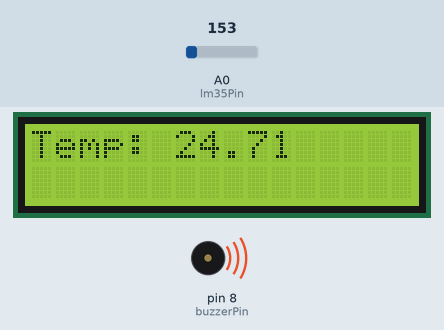
The sketch below on a simulated Arduino Uno, built with avr-gcc and run on an emulated ATmega328P. Shown: 16×2 character LCD, buzzer (waves = sounding, pin HIGH). The inputs (shaded band) are chosen by the test bench; at power-on: A0 (lm35Pin) = 153.

Above: at 1.2 s.
1.3 s: A0 (lm35Pin) set to 165
At 2.7 s:
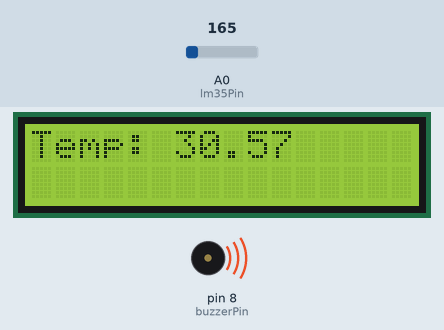
3.5 s: A0 (lm35Pin) set to 175
At 4.3 s:
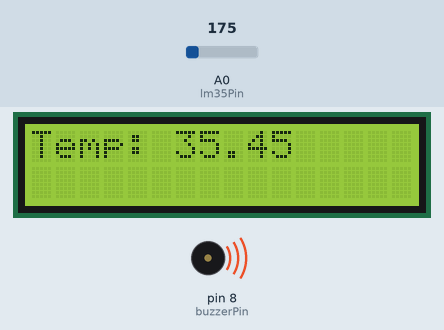
5.5 s: A0 (lm35Pin) set to 191
At 7.2 s:
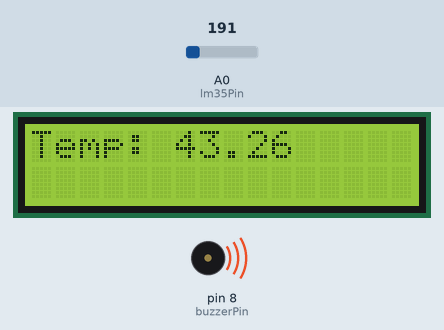
Timing chart, 0 to 8.7 s (numbered marks = the images above; inputs shaded):
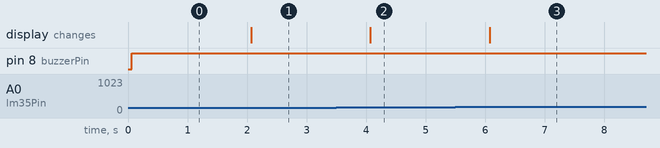

Measured:
- after the input at 1.3 s, the display: changes after 0.77 s (image 1)
- after the input at 3.5 s, the display: changes after 0.57 s (image 2)
- after the input at 5.5 s, the display: changes after 0.57 s (image 3)

The sketch:

temp.ino
```cpp
#include <LiquidCrystal.h>

LiquidCrystal lcd(12, 11, 5, 4, 3, 2); // Initialize the LCD
const int buzzerPin = 8;               // Buzzer connected to digital pin 8
int lm35Pin = A0;                      // LM35 temperature sensor connected to analog pin A0

void setup() {
    lcd.begin(16, 2);                  // Initialize the LCD with 16x2 character display
    pinMode(buzzerPin, OUTPUT);        // Set buzzer pin as an output
    lcd.print("Temp: ");               // Display "Temp." on the LCD
}

void loop() {
    float temperature = readTemperature(); // Read temperature from LM35
    lcd.setCursor(6, 0);                   // Set cursor to display temperature value
    lcd.print(temperature);                // Display temperature value on LCD

    if (temperature > 38.0) {
        digitalWrite(buzzerPin, HIGH);     // Activate the buzzer if temperature > 38.0°C
    } else if (temperature < 35.9) {
        digitalWrite(buzzerPin, HIGH);     // Activate the buzzer if temperature < 35.9°C
    } else {
        digitalWrite(buzzerPin, LOW);      // Turn off the buzzer
    }
    delay(1000);                           // Delay for 1 second to update temperature reading
}

float readTemperature() {
    int sensorValue = analogRead(lm35Pin);            // Read the analog sensor value
    float voltage = (sensorValue / 1024.0) * 5.0;     // Convert to voltage (5V Arduino)
    float temperatureC = (voltage - 0.5) * 100.0;     // Convert to degrees Celsius
    return temperatureC;
}
```
